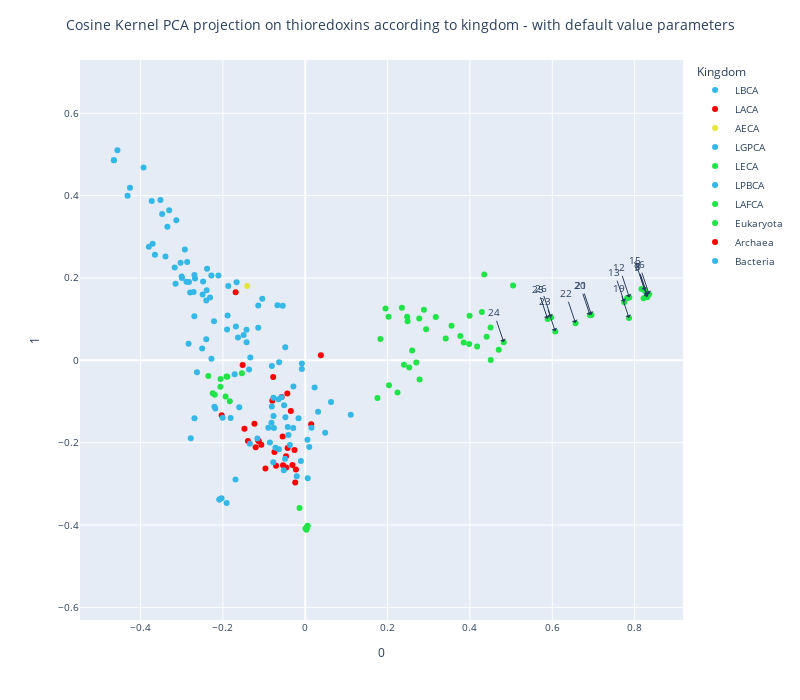

Notebook code for this chart:
### Code cell
kpca_trace= plot_embedding_interactive_bis(array_emb = X_transformed, df_annot = thioredoxin_color, 
                               show_text = True,
                               labels_name = "Kingdom", 
                               second_labels_name = "proteins_id", 
                               labels_text = ['7', '8', '9', '12', '13', '15', '16', '19', '20', '21', '22', '23', '24', '25', '26'], # metazoa
                               #labels_text = ['49','50'], # amoebozoa
                               #labels_text = ['71', '72', '73', '74', '75'], # archaea halobacterial
                               #labels_text = ['27', '28', '29', '32', '33', '24'], # eukaryotic arthropoda
                               #labels_text = ['51','52', '154', '155','156', '157', '158'], # eukaryotic chloroplast
                               #labels_text = ['126', '127', '129', '130', '131', '168', '197'], # proteo-/actinobacteria
                               #labels_text = ['18', '186','187', '188', '190'], # eukaryotic mitochondrion
                               #labels_text = ['LBCA', 'LACA', 'AECA', 'LGPCA', 'LECA', 'LPBCA', 'LAFCA'],
                               title = "Cosine Kernel PCA projection on thioredoxins according to kingdom - with default value parameters",
                               color_palette = trx_palette) 

kpca_trace.show()

### Figure 1 — Plotly figure (JSON) as saved in the notebook; plotly's stock layout.template omitted (floating-point values rounded to 4 significant figures; data arrays with more than 128 entries replaced by an {"elided": "..."} marker saying what was removed)
{"data": [{"customdata": [["0", "LBCA", "LBCA", "LBCA", "OTHERS"]], "hovertemplate": "<b>%{hovertext}</b><br><br>Kingdom=%{customdata[2]}<br>0=%{x}<br>1=%{y}<br>proteins_id=%{customdata[0]}<br>Species=%{customdata[1]}<br>Family=%{customdata[3]}<br>Color_eukaryota=%{customdata[4]}<extra></extra>", "hovertext": ["LBCA"], "legendgroup": "LBCA", "marker": {"color": "#34b8e7", "symbol": "circle"}, "mode": "markers", "name": "LBCA", "orientation": "v", "showlegend": true, "textposition": "top right", "type": "scatter", "x": [-0.3132], "xaxis": "x", "y": [0.3403], "yaxis": "y"}, {"customdata": [["1", "LACA", "LACA", "LACA", "OTHERS"]], "hovertemplate": "<b>%{hovertext}</b><br><br>Kingdom=%{customdata[2]}<br>0=%{x}<br>1=%{y}<br>proteins_id=%{customdata[0]}<br>Species=%{customdata[1]}<br>Family=%{customdata[3]}<br>Color_eukaryota=%{customdata[4]}<extra></extra>", "hovertext": ["LACA"], "legendgroup": "LACA", "marker": {"color": "#ff0000", "symbol": "circle"}, "mode": "markers", "name": "LACA", "orientation": "v", "showlegend": true, "textposition": "top right", "type": "scatter", "x": [-0.169], "xaxis": "x", "y": [0.1651], "yaxis": "y"}, {"customdata": [["2", "AECA", "AECA", "AECA", "OTHERS"]], "hovertemplate": "<b>%{hovertext}</b><br><br>Kingdom=%{customdata[2]}<br>0=%{x}<br>1=%{y}<br>proteins_id=%{customdata[0]}<br>Species=%{customdata[1]}<br>Family=%{customdata[3]}<br>Color_eukaryota=%{customdata[4]}<extra></extra>", "hovertext": ["AECA"], "legendgroup": "AECA", "marker": {"color": "#e7e53c", "symbol": "circle"}, "mode": "markers", "name": "AECA", "orientation": "v", "showlegend": true, "textposition": "top right", "type": "scatter", "x": [-0.141], "xaxis": "x", "y": [0.1802], "yaxis": "y"}, {"customdata": [["3", "LGPCA", "LGPCA", "LGPCA", "OTHERS"]], "hovertemplate": "<b>%{hovertext}</b><br><br>Kingdom=%{customdata[2]}<br>0=%{x}<br>1=%{y}<br>proteins_id=%{customdata[0]}<br>Species=%{customdata[1]}<br>Family=%{customdata[3]}<br>Color_eukaryota=%{customdata[4]}<extra></extra>", "hovertext": ["LGPCA"], "legendgroup": "LGPCA", "marker": {"color": "#34b8e7", "symbol": "circle"}, "mode": "markers", "name": "LGPCA", "orientation": "v", "showlegend": true, "textposition": "top right", "type": "scatter", "x": [-0.4562], "xaxis": "x", "y": [0.5101], "yaxis": "y"}, {"customdata": [["4", "LECA", "LECA", "LECA", "OTHERS"]], "hovertemplate": "<b>%{hovertext}</b><br><br>Kingdom=%{customdata[2]}<br>0=%{x}<br>1=%{y}<br>proteins_id=%{customdata[0]}<br>Species=%{customdata[1]}<br>Family=%{customdata[3]}<br>Color_eukaryota=%{customdata[4]}<extra></extra>", "hovertext": ["LECA"], "legendgroup": "LECA", "marker": {"color": "#21e548", "symbol": "circle"}, "mode": "markers", "name": "LECA", "orientation": "v", "showlegend": true, "textposition": "top right", "type": "scatter", "x": [0.4347], "xaxis": "x", "y": [0.2082], "yaxis": "y"}, {"customdata": [["5", "LPBCA", "LPBCA", "LPBCA", "OTHERS"]], "hovertemplate": "<b>%{hovertext}</b><br><br>Kingdom=%{customdata[2]}<br>0=%{x}<br>1=%{y}<br>proteins_id=%{customdata[0]}<br>Species=%{customdata[1]}<br>Family=%{customdata[3]}<br>Color_eukaryota=%{customdata[4]}<extra></extra>", "hovertext": ["LPBCA"], "legendgroup": "LPBCA", "marker": {"color": "#34b8e7", "symbol": "circle"}, "mode": "markers", "name": "LPBCA", "orientation": "v", "showlegend": true, "textposition": "top right", "type": "scatter", "x": [-0.3729], "xaxis": "x", "y": [0.3868], "yaxis": "y"}, {"customdata": [["6", "LAFCA", "LAFCA", "LAFCA", "OTHERS"]], "hovertemplate": "<b>%{hovertext}</b><br><br>Kingdom=%{customdata[2]}<br>0=%{x}<br>1=%{y}<br>proteins_id=%{customdata[0]}<br>Species=%{customdata[1]}<br>Family=%{customdata[3]}<br>Color_eukaryota=%{customdata[4]}<extra></extra>", "hovertext": ["LAFCA"], "legendgroup": "LAFCA", "marker": {"color": "#21e548", "symbol": "circle"}, "mode": "markers", "name": "LAFCA", "orientation": "v", "showlegend": true, "textposition": "top right", "type": "scatter", "x": [0.5047], "xaxis": "x", "y": [0.1819], "yaxis": "y"}, {"customdata": {"elided": "65x5 str values"}, "hovertemplate": "<b>%{hovertext}</b><br><br>Kingdom=%{customdata[2]}<br>0=%{x}<br>1=%{y}<br>proteins_id=%{customdata[0]}<br>Species=%{customdata[1]}<br>Family=%{customdata[3]}<br>Color_eukaryota=%{customdata[4]}<extra></extra>", "hovertext": ["Eukaryota", "Eukaryota", "Eukaryota", "Eukaryota", "Eukaryota", "Eukaryota", "Eukaryota", "Eukaryota", "Eukaryota", "Eukaryota", "Eukaryota", "Eukaryota", "Eukaryota", "Eukaryota", "Eukaryota", "Eukaryota", "Eukaryota", "Eukaryota", "Eukaryota", "Eukaryota", "Eukaryota", "Eukaryota", "Eukaryota", "Eukaryota", "Eukaryota", "Eukaryota", "Eukaryota", "Eukaryota", "Eukaryota", "Eukaryota", "Eukaryota", "Eukaryota", "Eukaryota", "Eukaryota", "Eukaryota", "Eukaryota", "Eukaryota", "Eukaryota", "Eukaryota", "Eukaryota", "Eukaryota", "Eukaryota", "Eukaryota", "Eukaryota", "Eukaryota", "Eukaryota", "Eukaryota", "Eukaryota", "Eukaryota", "Eukaryota", "Eukaryota", "Eukaryota", "Eukaryota", "Eukaryota", "Eukaryota", "Eukaryota", "Eukaryota", "Eukaryota", "Eukaryota", "Eukaryota", "Eukaryota", "Eukaryota", "Eukaryota", "Eukaryota", "Eukaryota"], "legendgroup": "Eukaryota", "marker": {"color": "#21e548", "symbol": "circle"}, "mode": "markers", "name": "Eukaryota", "orientation": "v", "showlegend": true, "textposition": "top right", "type": "scatter", "x": [0.83, 0.8313, 0.8305, 0.8217, 0.7814, 0.7872, 0.7748, 0.8249, 0.8249, 0.8351, 0.8165, -0.01395, 0.7864, 0.6916, 0.6951, 0.6565, 0.6072, 0.4821, 0.5887, 0.5969, 0.4501, 0.4405, 0.429, 0.4505, 0.3983, 0.3766, 0.4174, 0.4699, 0.3412, 0.2596, 0.2485, 0.1949, 0.2021, 0.1753, 0.1824, 0.2769, 0.2883, 0.3169, 0.2346, 0.2474, 0.3552, 0.2696, 0.2777, 0.2398, -0.2061, -0.1832, -0.2056, -0.2198, -0.1538, 0.3849, 0.3992, 0.224, 0.2525, 0.2035, 0.2935, -0.2353, -0.1894, -0.1935, -0.2249, -0.1913, 0.0005599, 0.00506, 0.005775, 0.002904, 0.003739], "xaxis": "x", "y": [0.1573, 0.1569, 0.1534, 0.1509, 0.1508, 0.1526, 0.1411, 0.1697, 0.1697, 0.1604, 0.1734, -0.3586, 0.1027, 0.1093, 0.1101, 0.09002, 0.07012, 0.04366, 0.1005, 0.1039, 0.07985, 0.05714, 0.1173, 0.0009188, 0.03964, 0.05928, 0.03381, 0.02548, 0.05284, 0.0238, 0.09502, 0.1256, 0.1055, -0.09167, 0.05183, 0.1017, 0.1227, 0.1051, 0.1275, 0.1056, 0.08411, -0.005606, -0.04639, -0.01081, -0.06429, -0.09953, -0.04515, -0.0836, -0.03142, 0.0432, 0.1081, -0.07818, -0.01759, -0.06057, 0.07561, -0.03835, -0.03981, -0.08774, -0.08007, -0.03951, -0.4086, -0.4032, -0.4018, -0.4115, -0.4079], "yaxis": "y"}, {"customdata": {"elided": "28x5 str values"}, "hovertemplate": "<b>%{hovertext}</b><br><br>Kingdom=%{customdata[2]}<br>0=%{x}<br>1=%{y}<br>proteins_id=%{customdata[0]}<br>Species=%{customdata[1]}<br>Family=%{customdata[3]}<br>Color_eukaryota=%{customdata[4]}<extra></extra>", "hovertext": ["Archaea", "Archaea", "Archaea", "Archaea", "Archaea", "Archaea", "Archaea", "Archaea", "Archaea", "Archaea", "Archaea", "Archaea", "Archaea", "Archaea", "Archaea", "Archaea", "Archaea", "Archaea", "Archaea", "Archaea", "Archaea", "Archaea", "Archaea", "Archaea", "Archaea", "Archaea", "Archaea", "Archaea"], "legendgroup": "Archaea", "marker": {"color": "#ff0000", "symbol": "circle"}, "mode": "markers", "name": "Archaea", "orientation": "v", "showlegend": true, "textposition": "top right", "type": "scatter", "x": [-0.1521, -0.203, -0.1477, -0.07482, -0.1234, -0.07089, -0.02607, -0.03508, -0.07794, -0.0435, -0.04285, -0.1204, -0.05729, -0.08001, 0.03788, 0.01437, -0.04671, -0.09669, -0.1067, -0.05403, -0.0549, -0.02266, -0.03111, -0.1392, -0.1127, -0.1143, -0.02438, -0.04594], "xaxis": "x", "y": [-0.01111, -0.1332, -0.1664, -0.2228, -0.154, -0.2558, -0.2181, -0.123, -0.04059, -0.08088, -0.213, -0.2111, -0.08926, -0.09838, 0.01255, -0.1553, -0.2332, -0.2627, -0.2053, -0.2549, -0.1853, -0.2655, -0.2541, -0.196, -0.1965, -0.1948, -0.2967, -0.2602], "yaxis": "y"}, {"customdata": {"elided": "110x5 str values"}, "hovertemplate": "<b>%{hovertext}</b><br><br>Kingdom=%{customdata[2]}<br>0=%{x}<br>1=%{y}<br>proteins_id=%{customdata[0]}<br>Species=%{customdata[1]}<br>Family=%{customdata[3]}<br>Color_eukaryota=%{customdata[4]}<extra></extra>", "hovertext": ["Bacteria", "Bacteria", "Bacteria", "Bacteria", "Bacteria", "Bacteria", "Bacteria", "Bacteria", "Bacteria", "Bacteria", "Bacteria", "Bacteria", "Bacteria", "Bacteria", "Bacteria", "Bacteria", "Bacteria", "Bacteria", "Bacteria", "Bacteria", "Bacteria", "Bacteria", "Bacteria", "Bacteria", "Bacteria", "Bacteria", "Bacteria", "Bacteria", "Bacteria", "Bacteria", "Bacteria", "Bacteria", "Bacteria", "Bacteria", "Bacteria", "Bacteria", "Bacteria", "Bacteria", "Bacteria", "Bacteria", "Bacteria", "Bacteria", "Bacteria", "Bacteria", "Bacteria", "Bacteria", "Bacteria", "Bacteria", "Bacteria", "Bacteria", "Bacteria", "Bacteria", "Bacteria", "Bacteria", "Bacteria", "Bacteria", "Bacteria", "Bacteria", "Bacteria", "Bacteria", "Bacteria", "Bacteria", "Bacteria", "Bacteria", "Bacteria", "Bacteria", "Bacteria", "Bacteria", "Bacteria", "Bacteria", "Bacteria", "Bacteria", "Bacteria", "Bacteria", "Bacteria", "Bacteria", "Bacteria", "Bacteria", "Bacteria", "Bacteria", "Bacteria", "Bacteria", "Bacteria", "Bacteria", "Bacteria", "Bacteria", "Bacteria", "Bacteria", "Bacteria", "Bacteria", "Bacteria", "Bacteria", "Bacteria", "Bacteria", "Bacteria", "Bacteria", "Bacteria", "Bacteria", "Bacteria", "Bacteria", "Bacteria", "Bacteria", "Bacteria", "Bacteria", "Bacteria", "Bacteria", "Bacteria", "Bacteria", "Bacteria", "Bacteria"], "legendgroup": "Bacteria", "marker": {"color": "#34b8e7", "symbol": "circle"}, "mode": "markers", "name": "Bacteria", "orientation": "v", "showlegend": true, "textposition": "top right", "type": "scatter", "x": [0.01511, 0.06253, -0.04084, -0.02874, 0.04839, 0.1105, -0.1162, -0.06359, -0.00821, -0.2384, -0.2403, -0.1685, -0.2481, -0.1899, -0.1869, -0.1667, -0.06751, -0.1044, -0.05474, -0.1426, -0.1497, -0.2006, -0.008144, -0.04858, -0.1715, -0.2795, 0.0228, -0.2693, -0.1634, -0.1142, -0.1365, -0.08592, -0.08131, -0.01639, -0.2824, -0.04818, 0.009695, 0.005282, -0.07605, -0.07766, -0.07234, -0.04901, 0.005913, -0.05214, -0.1335, -0.1425, -0.2312, -0.2994, -0.2869, -0.1142, -0.1887, -0.08201, -0.07725, -0.04258, -0.01066, -0.05137, -0.0577, -0.07709, -0.08118, -0.3171, -0.3395, -0.3651, -0.3798, -0.3707, -0.1812, -0.2185, -0.2394, -0.2278, -0.2109, -0.2206, -0.06478, -0.2216, -0.2405, -0.02068, -0.2781, -0.2711, -0.3002, -0.3028, -0.2691, -0.2886, -0.315, -0.2631, -0.2834, -0.2503, 0.03112, -0.02922, -0.06389, -0.2677, -0.2692, -0.2492, -0.228, -0.1602, -0.3349, -0.3476, -0.3306, -0.2924, -0.1345, -0.03736, -0.08968, -0.3518, -0.4315, -0.3928, -0.4647, -0.4256, -0.4647, -0.2085, -0.2085, -0.2032, -0.191, -0.1694], "xaxis": "x", "y": [-0.1638, -0.101, -0.1817, -0.06359, -0.1759, -0.132, -0.19, -0.004653, -0.02107, 0.2222, 0.1451, 0.08207, 0.1914, 0.07474, 0.1804, 0.1896, 0.1334, 0.1497, 0.1326, 0.07412, 0.06157, -0.1394, -0.008017, 0.03159, -0.03368, 0.1646, -0.06605, 0.1071, 0.05531, 0.0789, -0.02217, -0.1998, -0.1123, -0.1405, 0.1904, -0.1383, -0.2103, -0.1928, -0.1641, -0.2473, -0.2126, -0.2393, -0.2865, -0.2672, 0.006902, 0.04398, 0.1527, 0.1997, 0.2386, 0.1331, 0.1091, -0.1518, -0.09081, -0.1621, -0.2447, -0.1094, -0.0895, -0.1354, -0.01366, 0.2253, 0.252, 0.2563, 0.2757, 0.2829, -0.14, -0.1171, 0.1699, 0.003614, 0.2061, -0.1129, -0.09466, 0.09484, 0.05109, -0.2815, -0.1891, 0.1662, 0.2032, 0.2367, -0.1406, 0.1907, 0.1862, -0.02918, 0.04044, 0.0289, -0.1249, -0.1643, -0.2162, 0.1986, 0.207, 0.1599, 0.2059, -0.1142, 0.3242, 0.3552, 0.3643, 0.2692, -0.2028, -0.2059, -0.1639, 0.389, 0.3997, 0.4681, 0.4859, 0.4193, 0.4859, -0.3379, -0.3379, -0.335, -0.3464, -0.2894], "yaxis": "y"}], "layout": {"annotations": [{"arrowhead": 1, "showarrow": true, "text": "7", "x": 0.83, "y": 0.1573}, {"arrowhead": 1, "showarrow": true, "text": "8", "x": 0.8313, "y": 0.1569}, {"arrowhead": 1, "showarrow": true, "text": "9", "x": 0.8305, "y": 0.1534}, {"arrowhead": 1, "showarrow": true, "text": "12", "x": 0.7872, "y": 0.1526}, {"arrowhead": 1, "showarrow": true, "text": "13", "x": 0.7748, "y": 0.1411}, {"arrowhead": 1, "showarrow": true, "text": "15", "x": 0.8249, "y": 0.1697}, {"arrowhead": 1, "showarrow": true, "text": "16", "x": 0.8351, "y": 0.1604}, {"arrowhead": 1, "showarrow": true, "text": "19", "x": 0.7864, "y": 0.1027}, {"arrowhead": 1, "showarrow": true, "text": "20", "x": 0.6916, "y": 0.1093}, {"arrowhead": 1, "showarrow": true, "text": "21", "x": 0.6951, "y": 0.1101}, {"arrowhead": 1, "showarrow": true, "text": "22", "x": 0.6565, "y": 0.09002}, {"arrowhead": 1, "showarrow": true, "text": "23", "x": 0.6072, "y": 0.07012}, {"arrowhead": 1, "showarrow": true, "text": "24", "x": 0.4821, "y": 0.04366}, {"arrowhead": 1, "showarrow": true, "text": "25", "x": 0.5887, "y": 0.1005}, {"arrowhead": 1, "showarrow": true, "text": "26", "x": 0.5969, "y": 0.1039}], "font": {"size": 10}, "height": 700, "legend": {"title": {"text": "Kingdom"}, "tracegroupgap": 0}, "margin": {"t": 60}, "title": {"text": "Cosine Kernel PCA projection on thioredoxins according to kingdom - with default value parameters", "x": 0.5}, "width": 800, "xaxis": {"anchor": "y", "autorange": true, "domain": [0, 1], "range": [-0.5472, 0.9176], "title": {"text": "0"}, "type": "linear"}, "yaxis": {"anchor": "x", "autorange": true, "domain": [0, 1], "range": [-0.6412, 0.7398], "scaleanchor": "x", "scaleratio": 1, "title": {"text": "1"}, "type": "linear"}}}
